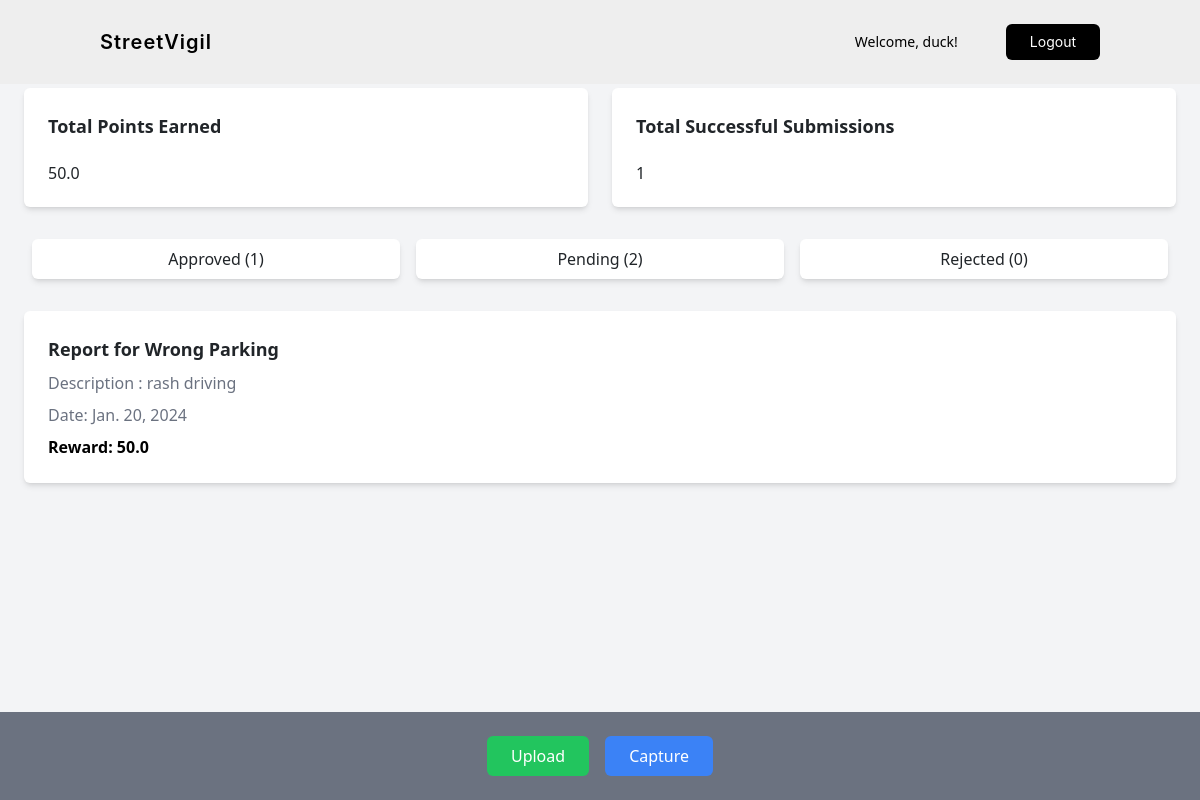
Page /streetvigil/ (signed in) on the earlier database version.
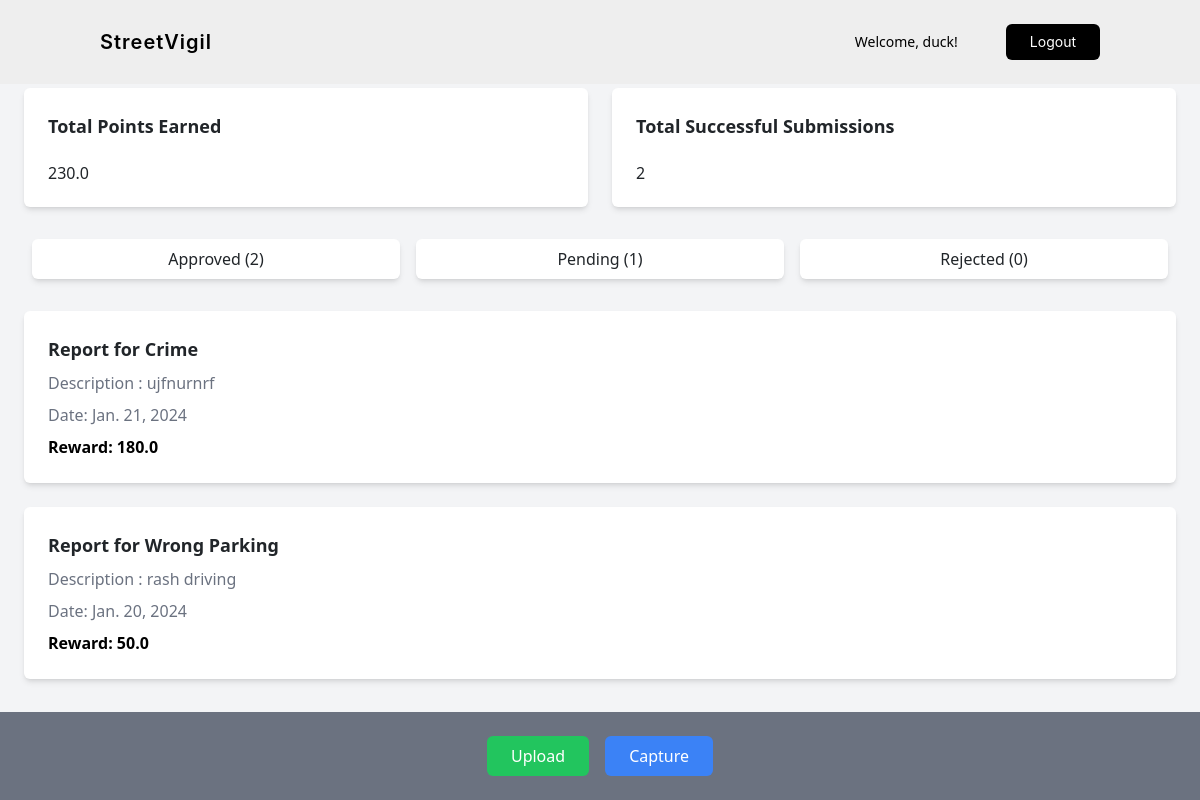
Same page on the later database version.
### streetvigil/models.py (models this page shows, shortened)
class CapturedImage(models.Model):
    image = models.ImageField(upload_to='captured_images/')
    category = models.CharField(max_length=200, blank =  True , null = True)
    description = models.TextField(default='No description provided')
    reported_by = models.ForeignKey(User, on_delete=models.CASCADE, null=True, blank=True)
    latitude = models.FloatField(null=True, blank=True)
    longitude = models.FloatField(null=True, blank=True)
    verified = models.BooleanField(default=False )
    status = models.CharField(max_length=4, default='P')
    rewards = models.FloatField(default=0)
    created_at = models.DateTimeField(default=timezone.now)
    class Meta:
        ordering = ['-created_at']

### streetvigil/views.py (the view, shortened to what this page needs)
# urls.py: path('', index, name='index'),
def index(request):
    context = {}
    if request.user.is_authenticated:
        user_reports = CapturedImage.objects.filter(reported_by=request.user)
        pending = user_reports.filter(status='P')
        approved = user_reports.filter(status='A')
        rejected = user_reports.filter(status='R')
        total_rewards = approved.aggregate(Sum('rewards'))['rewards__sum']
        total_rewards = total_rewards if total_rewards is not None else 0
        total_submissions = approved.count() + rejected.count()
        context = {
            'total_rewards': total_rewards,
            'total_submissions': total_submissions,
            'pending_no': pending.count(),
            'approved_no': approved.count(),
            'rejected_no': rejected.count(),
            'pending': pending,
            'approved': approved,
            'rejected': rejected
        }
    return render(request, 'index.html', context)

### streetvigil/templates/index.html (shortened to what this page needs)
{% extends "base.html" %}
{% block body %}
    <div class=" mx-auto mt-16 p-4">
        {% if user.is_authenticated %}
        <div class="grid grid-cols-1 md:grid-cols-2 gap-4">
            <div class="bg-white p-4 rounded-md shadow-md">
                <h2 class="text-lg font-semibold mb-4">Total Points Earned</h2>
                <h2>{{ total_rewards }}</h2>
            </div>
            <div class="bg-white p-4 rounded-md shadow-md">
                <h2 class="text-lg font-semibold mb-4">Total Successful Submissions</h2>
                <h2>{{ total_submissions }}</h2>
            </div>
        </div>
        <div class="flex justify-center mt-8">
            <button onclick="filterReports('approved')" class="bg-white py-2 px-6 rounded-md mx-2 w-full shadow-md">Approved  ({{approved_no}}) </button>
            <button onclick="filterReports('pending')" class="bg-white py-2 px-6 rounded-md mx-2 w-full shadow-md">Pending ({{pending_no}})</button>
            <button onclick="filterReports('rejected')" class="bg-white py-2 px-6 rounded-md mx-2 w-full shadow-md">Rejected  ({{rejected_no}})</button>
        </div>
        <div id="filteredReports" class="mt-8">
            {% for report in approved %}
            <div class="bg-white p-4 mb-4 rounded-md shadow-md">
                <h2 class="text-lg font-semibold mb-2">Report for {{ report.category }}</h2>
                <p class="text-gray-500 mb-2">Description : {{ report.description }}</p>
                <p class="text-gray-500 mb-2">Date: {{ report.created_at.date }}</p>
                <p class="text-black font-bold">Reward: {{ report.rewards }}</p>
            </div>
            {% endfor %}
        </div>
        {% endif %}
    </div>
    <footer class="bg-gray-500 p-4 text-white fixed bottom-0 w-full z-10">
        <div class="container mx-auto flex justify-center">
            <a href="{% url 'upload' %}">
                <button class="bg-green-500 text-white py-2 px-6 rounded-md mx-2">Upload</button>
            </a>
            <a href="{% url 'capture' %}">
                <button class="bg-blue-500 text-white py-2 px-6 rounded-md mx-2">Capture</button>
            </a>
        </div>
    </footer>
{% endblock %}

Differences in the rows shown:
now on this page (row edited): CapturedImage: category "Crime", description "ujfnurnrf", created_at "Jan. 21, 2024", rewards "180.0"
Other differences:
{{ total_rewards }}: "50.0" → "230.0"
{{ total_submissions }}: "1" → "2"
{{ approved_no }}: "1" → "2"
{{ pending_no }}: "2" → "1"
